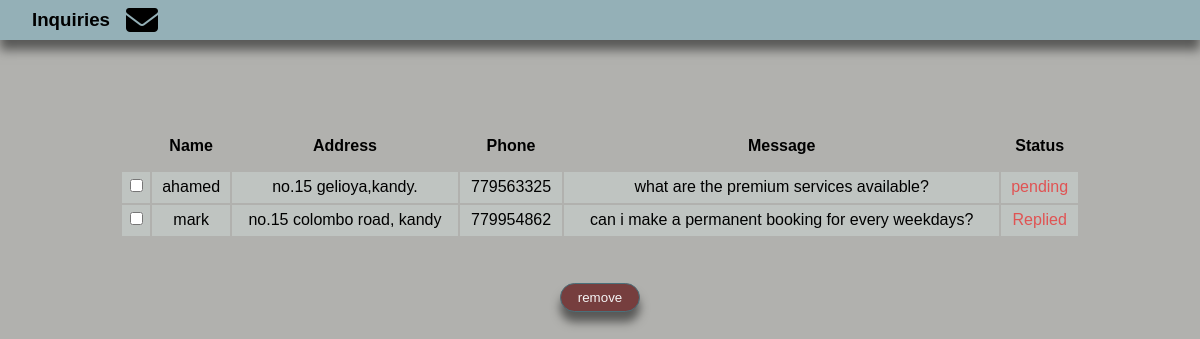
The page /inq.php on the database its author committed.
### tables this page shows
CREATE TABLE `inquiry` (
  `in_id` int(5) NOT NULL,
  `uid` int(5) NOT NULL,
  `name` varchar(20) NOT NULL,
  `address` varchar(100) NOT NULL,
  `phone` int(11) NOT NULL,
  `message` varchar(300) NOT NULL,
  `status` varchar(50) NOT NULL
);

### inq.php (the view, shortened to what this page needs)
<?php
require_once("php/connection.php");
$uname=$_SESSION['name'];
$sql="select * from inquiry";
$result=$conn->query($sql);
?>
<!DOCTYPE html>
<html lang="en">
<head>
    <link rel="stylesheet" href="css/inq.css">
</head>
<body>
    <div class="nav">
        <div class="title"><h3>Inquiries</h3><i class="fa fa-solid fa-envelope fa-2x"></i></div>
        <div class="name"><p><?php echo $uname ?><i class="fa fa-admin"></i></p></div>
    </div>
    <form class="msg" method="post" action="php/reminq.php" >
        <table>
            <tr>
                <th><h4></h4></th>
                <th><h4>Name</h4></th>
                <th><h4>Address</h4></th>
                <th><h4>Phone</h4></th>
                <th><h4>Message</h4></th>
                <th><h4>Status</h4></th>
            </tr>
            <?php
            if($result->num_rows>0)
            {
                while($row=$result->fetch_assoc()){
                    echo" <tr>
                    <td><input type='checkbox' name='checked[]' value='".$row['in_id']."'></td>
                    <td>".$row['name']."</td>
                    <td>".$row['address']."</td>
                    <td>".$row['phone']."</td>
                    <td>".$row['message']."</td>
                    <td class='stat'>".$row['status']."</td>
                </tr>";
                }
            }
            ?>
        </table>
        <div class="bt">
        <button type="submit" onclick="remiq()" name="rem">remove</button>
        </div>
        </form>
</body>
</html>

### css/inq.css (style rules this page uses)
* { margin:0; padding: 0; box-sizing: border-box; font-family: sans-serif; }
body { background-color:rgb(177, 177, 174); }
.nav { background-color: #94B0B7; width:100%; height: 40px; display: flex; justify-content: space-between; box-shadow: 0px 10px 10px rgb(0, 0, 0, 0.5); }
.title { display: flex; padding-left: 1rem; }
.title h3,i { margin: auto; padding-left: 1rem; }
.name { display: flex; padding-right: 1rem; }
.name p { margin: auto; }
.msg { display: flex; margin-top: 5rem; width: 100%; flex-direction: column; }
table { overflow-x: scroll; width: 80%; margin: auto; }
th { position: static; background-color: rgb(177, 177, 174); border-collapse: collapse; border: none; height: 3rem; }
tr { background-color: #bfc4c1; text-align: center; border-color: #bfc4c1; margin-bottom: 2rem; }
td { border-collapse: collapse; border: none; padding: .4rem; }
.stat { color: rgb(224, 83, 83); }
.bt { width:80%; margin: auto; margin-top: 2rem; display: flex; }
.bt button { margin: auto; cursor: pointer; color: whitesmoke; width: 5rem; padding : 6px ; background: rgb(118, 62, 62); border: 1px solid #4A707A; border-radius: 20px; box-shadow: 0px 10px 10px rgb(0, 0, 0, 0.5); margin-top: 1em; }

### rows shown on the page
inquiry: name "ahamed", address "no.15 gelioya,kandy.", phone "779563325", message "what are the premium services available?", status "pending"
inquiry: name "mark", address "no.15 colombo road, kandy", phone "779954862", message "can i make a permanent booking for every weekdays?", status "Replied"
